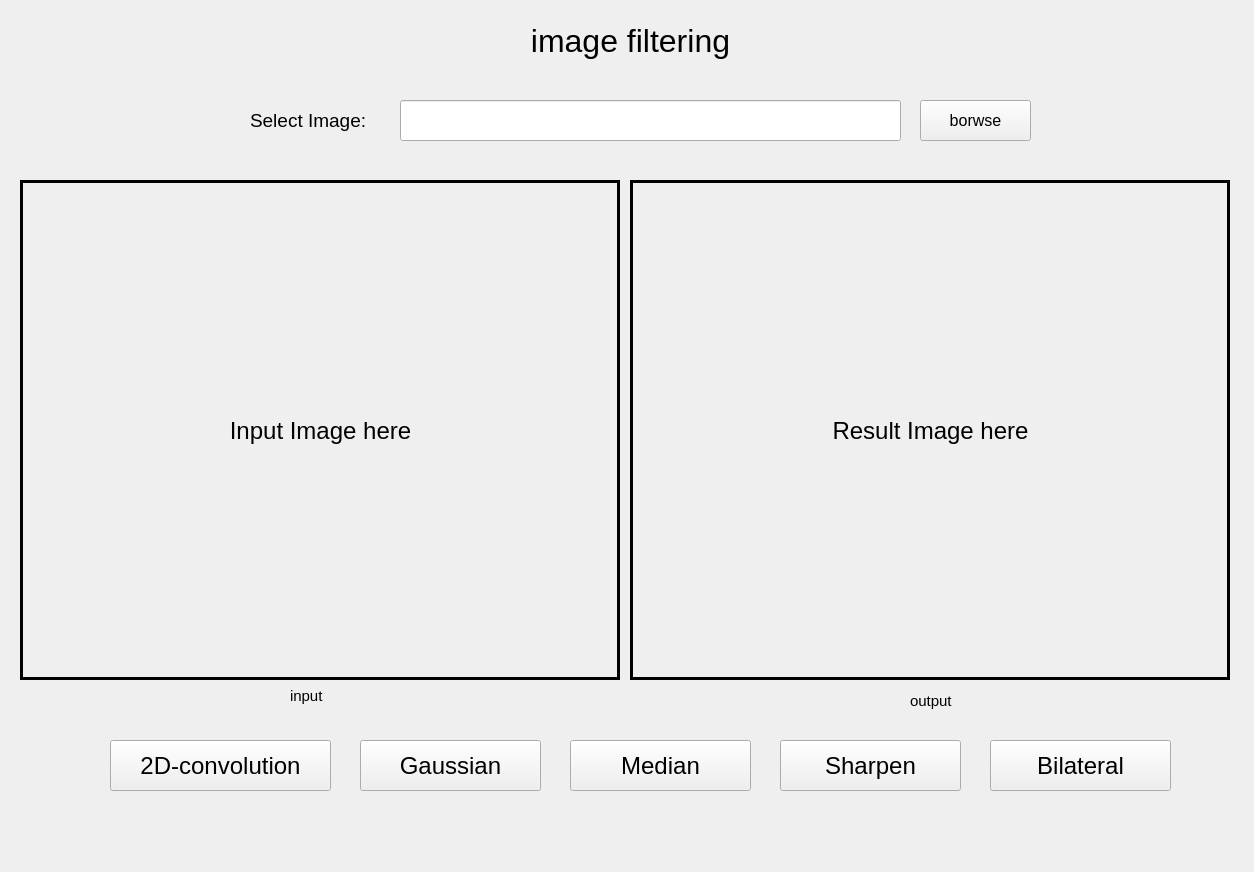
<?xml version="1.0" encoding="UTF-8"?>
<ui version="4.0">
 <class>MainWindow</class>
 <widget class="QMainWindow" name="MainWindow">
  <property name="geometry">
   <rect>
    <x>0</x>
    <y>0</y>
    <width>1254</width>
    <height>872</height>
   </rect>
  </property>
  <property name="windowTitle">
   <string>MainWindow</string>
  </property>
  <widget class="QWidget" name="centralwidget">
   <widget class="QLabel" name="title">
    <property name="geometry">
     <rect>
      <x>0</x>
      <y>-10</y>
      <width>1261</width>
      <height>101</height>
     </rect>
    </property>
    <property name="font">
     <font>
      <pointsize>24</pointsize>
     </font>
    </property>
    <property name="text">
     <string>image filtering</string>
    </property>
    <property name="alignment">
     <set>Qt::AlignCenter</set>
    </property>
   </widget>
   <widget class="QLabel" name="label_2">
    <property name="geometry">
     <rect>
      <x>250</x>
      <y>100</y>
      <width>151</width>
      <height>41</height>
     </rect>
    </property>
    <property name="font">
     <font>
      <pointsize>14</pointsize>
     </font>
    </property>
    <property name="text">
     <string>Select Image:</string>
    </property>
   </widget>
   <widget class="QLineEdit" name="image_path">
    <property name="geometry">
     <rect>
      <x>400</x>
      <y>100</y>
      <width>501</width>
      <height>41</height>
     </rect>
    </property>
    <property name="font">
     <font>
      <pointsize>12</pointsize>
     </font>
    </property>
    <property name="readOnly">
     <bool>true</bool>
    </property>
   </widget>
   <widget class="QFrame" name="input_frame">
    <property name="geometry">
     <rect>
      <x>20</x>
      <y>180</y>
      <width>600</width>
      <height>500</height>
     </rect>
    </property>
    <property name="frameShape">
     <enum>QFrame::Box</enum>
    </property>
    <property name="frameShadow">
     <enum>QFrame::Plain</enum>
    </property>
    <property name="lineWidth">
     <number>3</number>
    </property>
    <widget class="QLabel" name="original_image">
     <property name="geometry">
      <rect>
       <x>0</x>
       <y>0</y>
       <width>601</width>
       <height>501</height>
      </rect>
     </property>
     <property name="font">
      <font>
       <pointsize>18</pointsize>
      </font>
     </property>
     <property name="text">
      <string>Input Image here</string>
     </property>
     <property name="alignment">
      <set>Qt::AlignCenter</set>
     </property>
    </widget>
   </widget>
   <widget class="QFrame" name="output_frame">
    <property name="geometry">
     <rect>
      <x>630</x>
      <y>180</y>
      <width>600</width>
      <height>500</height>
     </rect>
    </property>
    <property name="frameShape">
     <enum>QFrame::Box</enum>
    </property>
    <property name="frameShadow">
     <enum>QFrame::Plain</enum>
    </property>
    <property name="lineWidth">
     <number>3</number>
    </property>
    <widget class="QLabel" name="result_image">
     <property name="geometry">
      <rect>
       <x>0</x>
       <y>0</y>
       <width>601</width>
       <height>501</height>
      </rect>
     </property>
     <property name="font">
      <font>
       <pointsize>18</pointsize>
      </font>
     </property>
     <property name="text">
      <string>Result Image here</string>
     </property>
     <property name="alignment">
      <set>Qt::AlignCenter</set>
     </property>
    </widget>
   </widget>
   <widget class="QPushButton" name="gaussian_btn">
    <property name="geometry">
     <rect>
      <x>360</x>
      <y>740</y>
      <width>181</width>
      <height>51</height>
     </rect>
    </property>
    <property name="font">
     <font>
      <pointsize>18</pointsize>
     </font>
    </property>
    <property name="text">
     <string>Gaussian</string>
    </property>
   </widget>
   <widget class="QPushButton" name="kernel_convolution_btn">
    <property name="geometry">
     <rect>
      <x>110</x>
      <y>740</y>
      <width>221</width>
      <height>51</height>
     </rect>
    </property>
    <property name="font">
     <font>
      <pointsize>18</pointsize>
     </font>
    </property>
    <property name="text">
     <string>2D-convolution</string>
    </property>
   </widget>
   <widget class="QLabel" name="label">
    <property name="geometry">
     <rect>
      <x>290</x>
      <y>680</y>
      <width>55</width>
      <height>31</height>
     </rect>
    </property>
    <property name="font">
     <font>
      <pointsize>11</pointsize>
     </font>
    </property>
    <property name="text">
     <string>input</string>
    </property>
   </widget>
   <widget class="QLabel" name="label_3">
    <property name="geometry">
     <rect>
      <x>910</x>
      <y>680</y>
      <width>55</width>
      <height>41</height>
     </rect>
    </property>
    <property name="font">
     <font>
      <pointsize>11</pointsize>
     </font>
    </property>
    <property name="text">
     <string>output</string>
    </property>
   </widget>
   <widget class="QPushButton" name="image_browse">
    <property name="geometry">
     <rect>
      <x>920</x>
      <y>100</y>
      <width>111</width>
      <height>41</height>
     </rect>
    </property>
    <property name="font">
     <font>
      <pointsize>12</pointsize>
     </font>
    </property>
    <property name="text">
     <string>borwse</string>
    </property>
   </widget>
   <widget class="QPushButton" name="median_btn">
    <property name="geometry">
     <rect>
      <x>570</x>
      <y>740</y>
      <width>181</width>
      <height>51</height>
     </rect>
    </property>
    <property name="font">
     <font>
      <pointsize>18</pointsize>
     </font>
    </property>
    <property name="text">
     <string>Median</string>
    </property>
   </widget>
   <widget class="QPushButton" name="bilateral_btn">
    <property name="geometry">
     <rect>
      <x>990</x>
      <y>740</y>
      <width>181</width>
      <height>51</height>
     </rect>
    </property>
    <property name="font">
     <font>
      <pointsize>18</pointsize>
     </font>
    </property>
    <property name="text">
     <string>Bilateral</string>
    </property>
   </widget>
   <widget class="QPushButton" name="sharpen_btn">
    <property name="geometry">
     <rect>
      <x>780</x>
      <y>740</y>
      <width>181</width>
      <height>51</height>
     </rect>
    </property>
    <property name="font">
     <font>
      <pointsize>18</pointsize>
     </font>
    </property>
    <property name="text">
     <string>Sharpen</string>
    </property>
   </widget>
  </widget>
 </widget>
 <resources/>
 <connections/>
</ui>
